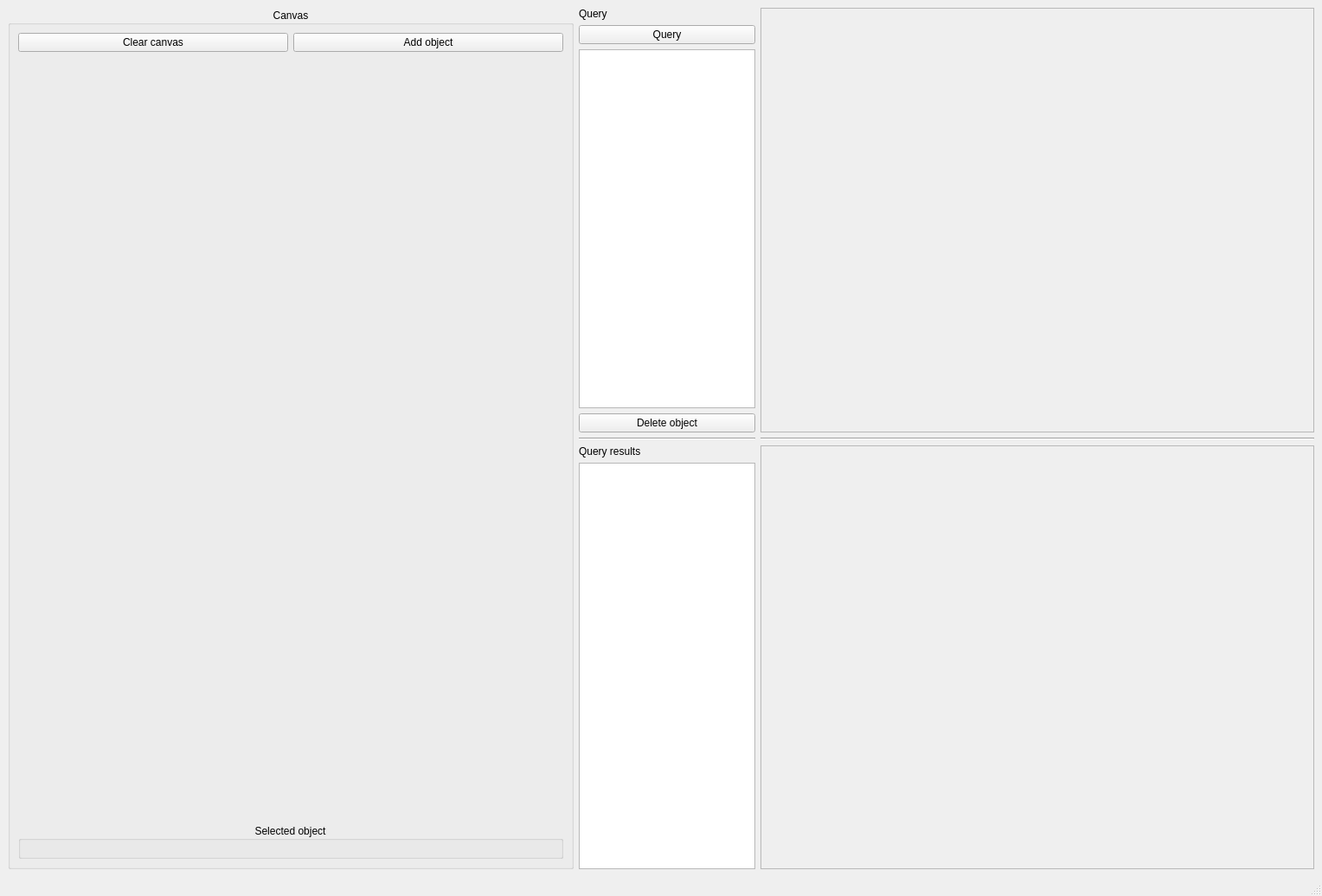
<?xml version="1.0" encoding="UTF-8"?>
<ui version="4.0">
 <class>SBIRMainWindow</class>
 <widget class="QMainWindow" name="SBIRMainWindow">
  <property name="geometry">
   <rect>
    <x>0</x>
    <y>0</y>
    <width>1528</width>
    <height>1036</height>
   </rect>
  </property>
  <property name="windowTitle">
   <string>Sketch Based Image Retrieval - jsun4242</string>
  </property>
  <widget class="QWidget" name="centralwidget">
   <layout class="QGridLayout" name="gridLayout_2">
    <item row="0" column="1">
     <layout class="QGridLayout" name="gridLayout_4">
      <item row="2" column="0">
       <layout class="QVBoxLayout" name="verticalLayout_2">
        <item>
         <widget class="QLabel" name="label">
          <property name="text">
           <string>Query</string>
          </property>
         </widget>
        </item>
        <item>
         <widget class="QPushButton" name="btn_query">
          <property name="text">
           <string>Query</string>
          </property>
         </widget>
        </item>
        <item>
         <widget class="QListWidget" name="object_list_view">
          <property name="sizePolicy">
           <sizepolicy hsizetype="Maximum" vsizetype="Expanding">
            <horstretch>0</horstretch>
            <verstretch>0</verstretch>
           </sizepolicy>
          </property>
          <property name="minimumSize">
           <size>
            <width>200</width>
            <height>0</height>
           </size>
          </property>
          <property name="autoFillBackground">
           <bool>false</bool>
          </property>
         </widget>
        </item>
        <item>
         <widget class="QPushButton" name="btn_delete_object">
          <property name="text">
           <string>Delete object</string>
          </property>
         </widget>
        </item>
       </layout>
      </item>
      <item row="4" column="1">
       <widget class="QFrame" name="frame_result">
        <property name="minimumSize">
         <size>
          <width>640</width>
          <height>480</height>
         </size>
        </property>
        <property name="frameShape">
         <enum>QFrame::StyledPanel</enum>
        </property>
        <property name="frameShadow">
         <enum>QFrame::Raised</enum>
        </property>
       </widget>
      </item>
      <item row="4" column="0">
       <layout class="QGridLayout" name="gridLayout_5">
        <item row="0" column="0">
         <widget class="QLabel" name="label_2">
          <property name="text">
           <string>Query results</string>
          </property>
         </widget>
        </item>
        <item row="1" column="0">
         <widget class="QListWidget" name="result_list_view">
          <property name="sizePolicy">
           <sizepolicy hsizetype="Maximum" vsizetype="Expanding">
            <horstretch>0</horstretch>
            <verstretch>0</verstretch>
           </sizepolicy>
          </property>
          <property name="minimumSize">
           <size>
            <width>200</width>
            <height>0</height>
           </size>
          </property>
         </widget>
        </item>
       </layout>
      </item>
      <item row="2" column="1">
       <widget class="QFrame" name="frame_query">
        <property name="minimumSize">
         <size>
          <width>640</width>
          <height>480</height>
         </size>
        </property>
        <property name="frameShape">
         <enum>QFrame::StyledPanel</enum>
        </property>
        <property name="frameShadow">
         <enum>QFrame::Raised</enum>
        </property>
       </widget>
      </item>
      <item row="3" column="1">
       <widget class="Line" name="line_2">
        <property name="orientation">
         <enum>Qt::Horizontal</enum>
        </property>
       </widget>
      </item>
      <item row="3" column="0">
       <widget class="Line" name="line">
        <property name="orientation">
         <enum>Qt::Horizontal</enum>
        </property>
       </widget>
      </item>
     </layout>
    </item>
    <item row="0" column="0">
     <widget class="QGroupBox" name="groupBox">
      <property name="sizePolicy">
       <sizepolicy hsizetype="Preferred" vsizetype="Preferred">
        <horstretch>0</horstretch>
        <verstretch>0</verstretch>
       </sizepolicy>
      </property>
      <property name="minimumSize">
       <size>
        <width>0</width>
        <height>0</height>
       </size>
      </property>
      <property name="title">
       <string>Canvas</string>
      </property>
      <property name="alignment">
       <set>Qt::AlignCenter</set>
      </property>
      <layout class="QVBoxLayout" name="verticalLayout_3">
       <item>
        <layout class="QGridLayout" name="gridLayout_3">
         <item row="0" column="1">
          <widget class="QPushButton" name="btn_add_object">
           <property name="sizePolicy">
            <sizepolicy hsizetype="Minimum" vsizetype="Fixed">
             <horstretch>0</horstretch>
             <verstretch>0</verstretch>
            </sizepolicy>
           </property>
           <property name="text">
            <string>Add object</string>
           </property>
          </widget>
         </item>
         <item row="0" column="0">
          <widget class="QPushButton" name="btn_clear_canvas">
           <property name="text">
            <string>Clear canvas</string>
           </property>
          </widget>
         </item>
        </layout>
       </item>
       <item>
        <spacer name="verticalSpacer">
         <property name="orientation">
          <enum>Qt::Vertical</enum>
         </property>
         <property name="sizeHint" stdset="0">
          <size>
           <width>20</width>
           <height>40</height>
          </size>
         </property>
        </spacer>
       </item>
       <item>
        <widget class="QGroupBox" name="groupBox_2">
         <property name="sizePolicy">
          <sizepolicy hsizetype="Maximum" vsizetype="Maximum">
           <horstretch>0</horstretch>
           <verstretch>0</verstretch>
          </sizepolicy>
         </property>
         <property name="minimumSize">
          <size>
           <width>630</width>
           <height>0</height>
          </size>
         </property>
         <property name="title">
          <string>Selected object</string>
         </property>
         <property name="alignment">
          <set>Qt::AlignCenter</set>
         </property>
         <layout class="QVBoxLayout" name="verticalLayout"/>
        </widget>
       </item>
      </layout>
     </widget>
    </item>
   </layout>
  </widget>
  <widget class="QMenuBar" name="menubar">
   <property name="geometry">
    <rect>
     <x>0</x>
     <y>0</y>
     <width>1528</width>
     <height>23</height>
    </rect>
   </property>
  </widget>
  <widget class="QStatusBar" name="statusbar"/>
 </widget>
 <resources/>
 <connections/>
</ui>
